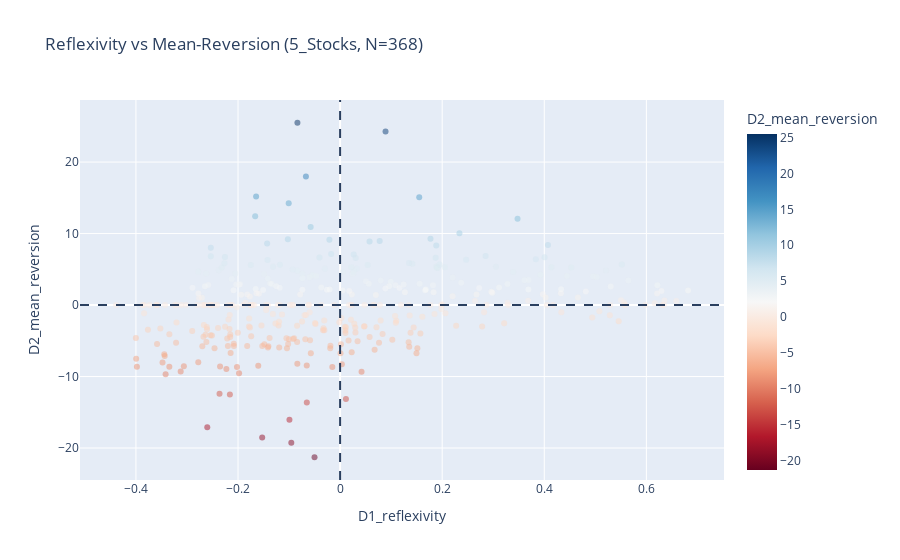
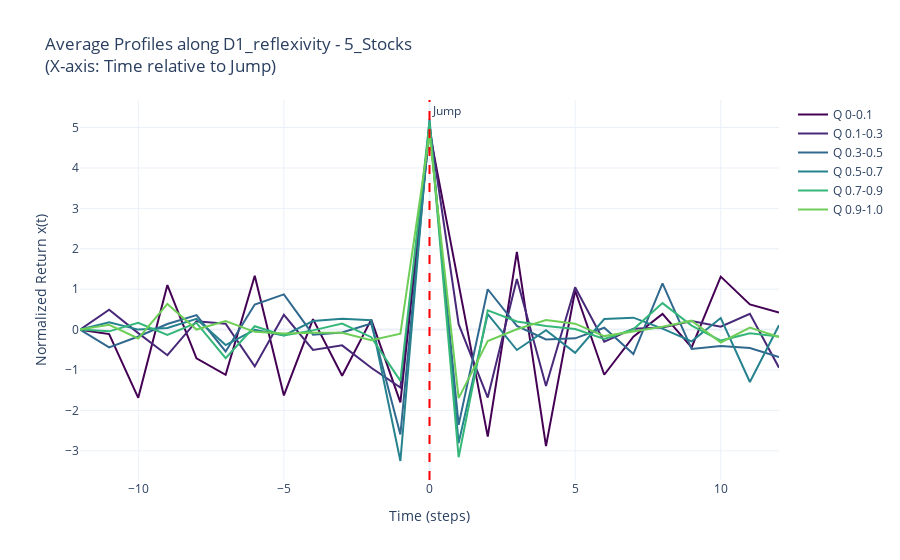
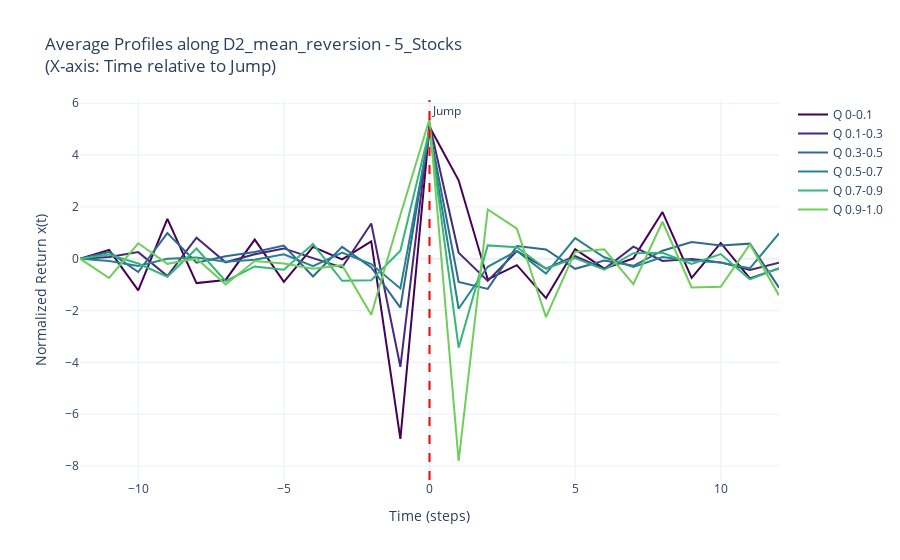

These figures' notebook cell, in order:
### Code cell
if __name__ == "__main__":
    main()

### Figure 1 — Plotly figure (JSON) as saved in the notebook; plotly's stock layout.template omitted (floating-point values rounded to 4 significant figures; data arrays with more than 128 entries replaced by an {"elided": "..."} marker saying what was removed)
{"data": [{"customdata": {"elided": "368x2 str values"}, "hovertemplate": "D1_reflexivity=%{x}<br>D2_mean_reversion=%{marker.color}<br>ticker=%{customdata[0]}<br>timestamp=%{customdata[1]}<extra></extra>", "legendgroup": "", "marker": {"color": {"elided": "368 float values"}, "coloraxis": "coloraxis", "opacity": 0.5, "symbol": "circle"}, "mode": "markers", "name": "", "orientation": "v", "showlegend": false, "type": "scatter", "x": {"elided": "368 float values"}, "xaxis": "x", "y": {"elided": "368 float values"}, "yaxis": "y"}], "layout": {"coloraxis": {"colorbar": {"title": {"text": "D2_mean_reversion"}}, "colorscale": [[0, "rgb(103,0,31)"], [0.1, "rgb(178,24,43)"], [0.2, "rgb(214,96,77)"], [0.3, "rgb(244,165,130)"], [0.4, "rgb(253,219,199)"], [0.5, "rgb(247,247,247)"], [0.6, "rgb(209,229,240)"], [0.7, "rgb(146,197,222)"], [0.8, "rgb(67,147,195)"], [0.9, "rgb(33,102,172)"], [1, "rgb(5,48,97)"]]}, "legend": {"tracegroupgap": 0}, "shapes": [{"line": {"dash": "dash"}, "type": "line", "x0": 0, "x1": 0, "xref": "x", "y0": 0, "y1": 1, "yref": "y domain"}, {"line": {"dash": "dash"}, "type": "line", "x0": 0, "x1": 1, "xref": "x domain", "y0": 0, "y1": 0, "yref": "y"}], "title": {"text": "Reflexivity vs Mean-Reversion (5_Stocks, N=368)"}, "xaxis": {"anchor": "y", "domain": [0, 1], "title": {"text": "D1_reflexivity"}}, "yaxis": {"anchor": "x", "domain": [0, 1], "title": {"text": "D2_mean_reversion"}}}}

### Figure 2 — Plotly figure (JSON) as saved in the notebook; plotly's stock layout.template omitted (floating-point values rounded to 4 significant figures)
{"data": [{"line": {"color": "#440154", "width": 2}, "mode": "lines", "name": "Q 0-0.1", "type": "scatter", "x": [-12, -11, -10, -9, -8, -7, -6, -5, -4, -3, -2, -1, 0, 1, 2, 3, 4, 5, 6, 7, 8, 9, 10, 11, 12], "y": [0.0, -0.1113, -1.687, 1.103, -0.7093, -1.119, 1.334, -1.629, 0.2587, -1.143, 0.2465, -1.802, 4.906, 1.145, -2.648, 1.924, -2.883, 0.9687, -1.117, -0.1724, 0.3892, -0.4395, 1.311, 0.6241, 0.422]}, {"line": {"color": "#482878", "width": 2}, "mode": "lines", "name": "Q 0.1-0.3", "type": "scatter", "x": [-12, -11, -10, -9, -8, -7, -6, -5, -4, -3, -2, -1, 0, 1, 2, 3, 4, 5, 6, 7, 8, 9, 10, 11, 12], "y": [0.0, 0.4938, -0.08611, -0.634, 0.2088, 0.146, -0.9109, 0.3681, -0.5015, -0.389, -0.9448, -1.432, 5.046, 0.1354, -1.68, 1.253, -1.393, 1.046, -0.3006, 0.0227, 0.0529, 0.2132, 0.07314, 0.3906, -0.9427]}, {"line": {"color": "#31688e", "width": 2}, "mode": "lines", "name": "Q 0.3-0.5", "type": "scatter", "x": [-12, -11, -10, -9, -8, -7, -6, -5, -4, -3, -2, -1, 0, 1, 2, 3, 4, 5, 6, 7, 8, 9, 10, 11, 12], "y": [0.0, -0.4412, -0.17, 0.1377, 0.36, -0.5411, 0.6224, 0.8732, -0.1257, -0.07066, 0.1498, -2.595, 5.013, -2.357, 0.999, 0.09087, -0.2449, -0.2156, 0.04684, -0.6061, 1.143, -0.4781, -0.407, -0.4551, -0.6788]}, {"line": {"color": "#26828e", "width": 2}, "mode": "lines", "name": "Q 0.5-0.7", "type": "scatter", "x": [-12, -11, -10, -9, -8, -7, -6, -5, -4, -3, -2, -1, 0, 1, 2, 3, 4, 5, 6, 7, 8, 9, 10, 11, 12], "y": [0.0, 0.1829, 0.0003473, 0.03995, 0.2651, -0.381, -0.004205, -0.1427, 0.2114, 0.2695, 0.2315, -3.251, 5.212, -2.808, 0.3832, -0.5049, -0.01506, -0.5732, 0.2616, 0.2959, 0.02545, -0.2902, 0.2857, -1.297, 0.1063]}, {"line": {"color": "#35b779", "width": 2}, "mode": "lines", "name": "Q 0.7-0.9", "type": "scatter", "x": [-12, -11, -10, -9, -8, -7, -6, -5, -4, -3, -2, -1, 0, 1, 2, 3, 4, 5, 6, 7, 8, 9, 10, 11, 12], "y": [0.0, -0.04316, 0.1701, -0.1301, 0.1654, -0.7066, 0.0843, -0.1446, -0.01904, 0.1512, -0.1874, -1.269, 5.141, -3.158, 0.4768, 0.2002, 0.09202, 0.01569, -0.2299, 0.008693, 0.6561, 0.09838, -0.2715, -0.0931, -0.1681]}, {"line": {"color": "#6ece58", "width": 2}, "mode": "lines", "name": "Q 0.9-1.0", "type": "scatter", "x": [-12, -11, -10, -9, -8, -7, -6, -5, -4, -3, -2, -1, 0, 1, 2, 3, 4, 5, 6, 7, 8, 9, 10, 11, 12], "y": [0.0, 0.1186, -0.2175, 0.6351, 0.002176, 0.2106, -0.05503, -0.0936, -0.07563, -0.07831, -0.2623, -0.09891, 4.836, -1.695, -0.2805, 0.009339, 0.2395, 0.1466, -0.1603, -0.03929, 0.07335, 0.2209, -0.3177, 0.04928, -0.1851]}], "layout": {"annotations": [{"showarrow": false, "text": "Jump", "x": 0, "xanchor": "left", "xref": "x", "y": 1, "yanchor": "top", "yref": "y domain"}], "hovermode": "x unified", "shapes": [{"line": {"color": "red", "dash": "dash"}, "type": "line", "x0": 0, "x1": 0, "xref": "x", "y0": 0, "y1": 1, "yref": "y domain"}], "title": {"text": "Average Profiles along D1_reflexivity - 5_Stocks<br>(X-axis: Time relative to Jump)"}, "xaxis": {"title": {"text": "Time (steps)"}}, "yaxis": {"title": {"text": "Normalized Return x(t)"}}}}

### Figure 3 — Plotly figure (JSON) as saved in the notebook; plotly's stock layout.template omitted (floating-point values rounded to 4 significant figures)
{"data": [{"line": {"color": "#440154", "width": 2}, "mode": "lines", "name": "Q 0-0.1", "type": "scatter", "x": [-12, -11, -10, -9, -8, -7, -6, -5, -4, -3, -2, -1, 0, 1, 2, 3, 4, 5, 6, 7, 8, 9, 10, 11, 12], "y": [0.0, 0.3422, -1.223, 1.538, -0.9415, -0.8202, 0.7378, -0.8965, 0.4575, -0.02566, 0.6694, -6.954, 5.094, 3.026, -0.8009, -0.2475, -1.52, 0.3726, -0.3842, 0.01409, 1.801, -0.7376, 0.6075, -0.7612, -0.3743]}, {"line": {"color": "#482878", "width": 2}, "mode": "lines", "name": "Q 0.1-0.3", "type": "scatter", "x": [-12, -11, -10, -9, -8, -7, -6, -5, -4, -3, -2, -1, 0, 1, 2, 3, 4, 5, 6, 7, 8, 9, 10, 11, 12], "y": [0.0, 0.06777, 0.2543, -0.6727, 0.8127, -0.1397, 0.1738, 0.3969, 0.02359, -0.3358, 1.359, -4.171, 5.206, 0.2281, -0.8581, 0.2998, -0.3855, 0.09629, -0.3981, 0.4676, -0.08465, -0.01462, -0.1424, -0.4361, -0.1594]}, {"line": {"color": "#31688e", "width": 2}, "mode": "lines", "name": "Q 0.3-0.5", "type": "scatter", "x": [-12, -11, -10, -9, -8, -7, -6, -5, -4, -3, -2, -1, 0, 1, 2, 3, 4, 5, 6, 7, 8, 9, 10, 11, 12], "y": [0.0, 0.2609, -0.5127, 0.9872, -0.1531, 0.09773, 0.2625, 0.5044, -0.6858, 0.4559, -0.3391, -1.89, 4.984, -0.8973, -1.166, 0.4915, 0.3583, -0.391, -0.0747, -0.2738, 0.3078, 0.6475, 0.5115, 0.5815, -1.118]}, {"line": {"color": "#26828e", "width": 2}, "mode": "lines", "name": "Q 0.5-0.7", "type": "scatter", "x": [-12, -11, -10, -9, -8, -7, -6, -5, -4, -3, -2, -1, 0, 1, 2, 3, 4, 5, 6, 7, 8, 9, 10, 11, 12], "y": [0.0, -0.08942, -0.2776, -0.0009267, 0.05005, -0.1147, -0.0361, 0.1739, -0.2841, 0.2377, -0.2047, -1.149, 4.869, -1.93, -0.3108, 0.298, -0.5727, 0.7923, 0.05551, -0.3145, 0.06061, -0.07247, -0.1456, -0.3713, 0.9777]}, {"line": {"color": "#35b779", "width": 2}, "mode": "lines", "name": "Q 0.7-0.9", "type": "scatter", "x": [-12, -11, -10, -9, -8, -7, -6, -5, -4, -3, -2, -1, 0, 1, 2, 3, 4, 5, 6, 7, 8, 9, 10, 11, 12], "y": [0.0, 0.1599, -0.1857, -0.6954, 0.3952, -0.8663, -0.3004, -0.4271, 0.5659, -0.8549, -0.8277, 0.3063, 4.978, -3.435, 0.514, 0.4438, -0.3855, 0.02505, -0.4263, 0.2134, 0.2312, -0.2039, 0.1779, -0.7948, -0.369]}, {"line": {"color": "#6ece58", "width": 2}, "mode": "lines", "name": "Q 0.9-1.0", "type": "scatter", "x": [-12, -11, -10, -9, -8, -7, -6, -5, -4, -3, -2, -1, 0, 1, 2, 3, 4, 5, 6, 7, 8, 9, 10, 11, 12], "y": [0.0, -0.7439, 0.5948, -0.1981, 0.01095, -0.9921, -0.0923, -0.1861, -0.3913, -0.2504, -2.162, 1.685, 5.392, -7.808, 1.902, 1.156, -2.253, 0.2642, 0.3643, -0.9803, 1.425, -1.11, -1.087, 0.5552, -1.415]}], "layout": {"annotations": [{"showarrow": false, "text": "Jump", "x": 0, "xanchor": "left", "xref": "x", "y": 1, "yanchor": "top", "yref": "y domain"}], "hovermode": "x unified", "shapes": [{"line": {"color": "red", "dash": "dash"}, "type": "line", "x0": 0, "x1": 0, "xref": "x", "y0": 0, "y1": 1, "yref": "y domain"}], "title": {"text": "Average Profiles along D2_mean_reversion - 5_Stocks<br>(X-axis: Time relative to Jump)"}, "xaxis": {"title": {"text": "Time (steps)"}}, "yaxis": {"title": {"text": "Normalized Return x(t)"}}}}
